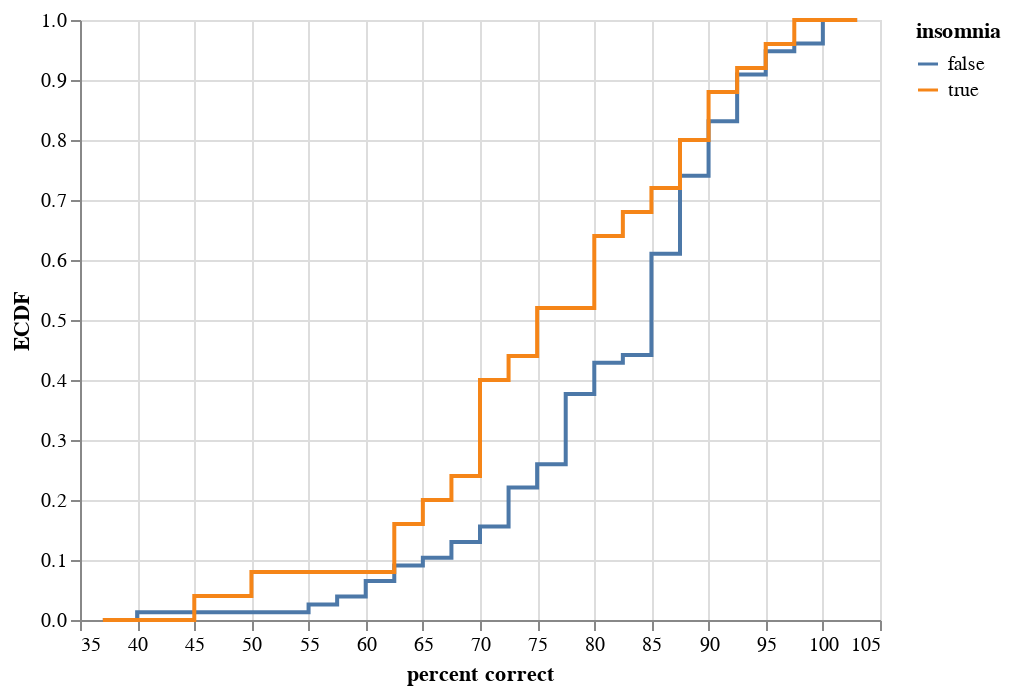

Notebook cell for this chart:
### Markdown cell above
Looks good.

### Code cell
formal = alt.Chart(df_ecdf
    ).mark_line(
    ).encode(
        x='percent correct:Q',
        y='ECDF:Q',
        color='insomnia:N',
        order='percent correct:Q'
    )

formal

### Figure 1 — Vega-Lite specification as saved in the notebook (floating-point values rounded to 4 significant figures; data arrays with more than 128 entries replaced by an {"elided": "..."} marker saying what was removed)
{"$schema": "https://vega.github.io/schema/vega-lite/v2.4.3.json", "config": {"view": {"height": 300, "width": 400}}, "data": {"values": {"elided": "212 records"}}, "encoding": {"color": {"field": "insomnia", "type": "nominal"}, "order": {"field": "percent correct", "type": "quantitative"}, "x": {"field": "percent correct", "type": "quantitative"}, "y": {"field": "ECDF", "type": "quantitative"}}, "mark": "line"}
